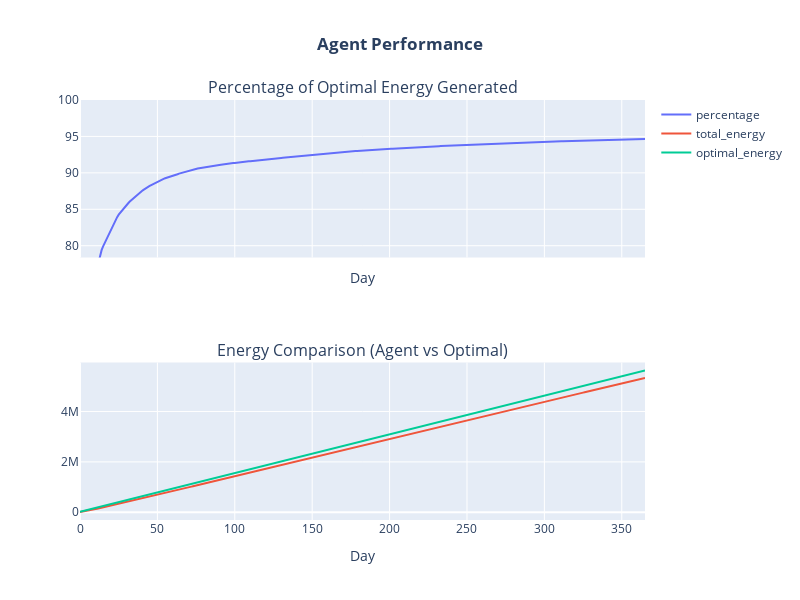

Notebook source saved alongside this figure:
### Markdown cell above
## Visualize Performance

### Code cell
# Plot the energy generated compared to perfectly optimal energy
visualizations.plot_energy_by_day(tracking_df, sim_env, height=600, width=800, plot_title='<b>Agent Performance</b>')

### Figure 1 — Plotly figure (JSON) as saved in the notebook; plotly's stock layout.template omitted (floating-point values rounded to 4 significant figures; data arrays with more than 128 entries replaced by an {"elided": "..."} marker saying what was removed)
{"data": [{"name": "percentage", "type": "scatter", "x": {"elided": "366 int values"}, "xaxis": "x", "y": {"elided": "366 float values"}, "yaxis": "y"}, {"name": "total_energy", "type": "scatter", "x": {"elided": "366 int values"}, "xaxis": "x2", "y": {"elided": "366 float values"}, "yaxis": "y2"}, {"name": "optimal_energy", "type": "scatter", "x": {"elided": "366 int values"}, "xaxis": "x2", "y": {"elided": "366 float values"}, "yaxis": "y2"}], "layout": {"annotations": [{"font": {"size": 16}, "showarrow": false, "text": "Percentage of Optimal Energy Generated", "x": 0.5, "xanchor": "center", "xref": "paper", "y": 1, "yanchor": "bottom", "yref": "paper"}, {"font": {"size": 16}, "showarrow": false, "text": "Energy Comparison (Agent vs Optimal)", "x": 0.5, "xanchor": "center", "xref": "paper", "y": 0.375, "yanchor": "bottom", "yref": "paper"}], "height": 600, "title": {"text": "<b>Agent Performance</b>", "x": 0.5}, "width": 800, "xaxis": {"anchor": "y", "autorange": true, "domain": [0, 1], "matches": "x2", "range": [0, 365], "showticklabels": false, "title": {"text": "Day"}, "type": "linear"}, "xaxis2": {"anchor": "y2", "autorange": true, "domain": [0, 1], "range": [0, 365], "title": {"text": "Day"}, "type": "linear"}, "yaxis": {"anchor": "x", "autorange": false, "domain": [0.625, 1], "range": [78.38, 100], "type": "linear"}, "yaxis2": {"anchor": "x2", "autorange": true, "domain": [0, 0.375], "range": [-306700.0, 5945000.0], "type": "linear"}}}
